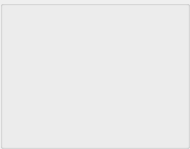
       <widget class="QGroupBox" name="groupBox9">
        <property name="minimumSize">
         <size>
          <width>190</width>
          <height>149</height>
         </size>
        </property>
        <property name="maximumSize">
         <size>
          <width>190</width>
          <height>142</height>
         </size>
        </property>
        <property name="title">
         <string/>
        </property>
        <widget class="MyAvatarLabel" name="label_Avatar9">
         <property name="geometry">
          <rect>
           <x>13</x>
           <y>79</y>
           <width>30</width>
           <height>30</height>
          </rect>
         </property>
         <property name="minimumSize">
          <size>
           <width>30</width>
           <height>30</height>
          </size>
         </property>
         <property name="maximumSize">
          <size>
           <width>30</width>
           <height>30</height>
          </size>
         </property>
         <property name="scaledContents">
          <bool>true</bool>
         </property>
        </widget>
        <widget class="MyNameLabel" name="label_PlayerName9">
         <property name="geometry">
          <rect>
           <x>70</x>
           <y>117</y>
           <width>104</width>
           <height>14</height>
          </rect>
         </property>
         <property name="minimumSize">
          <size>
           <width>0</width>
           <height>14</height>
          </size>
         </property>
         <property name="maximumSize">
          <size>
           <width>16777215</width>
           <height>14</height>
          </size>
         </property>
         <property name="alignment">
          <set>Qt::AlignLeading|Qt::AlignLeft|Qt::AlignTop</set>
         </property>
         <property name="openExternalLinks">
          <bool>true</bool>
         </property>
        </widget>
        <widget class="MySetLabel" name="textLabel_Set9">
         <property name="geometry">
          <rect>
           <x>70</x>
           <y>10</y>
           <width>104</width>
           <height>14</height>
          </rect>
         </property>
         <property name="minimumSize">
          <size>
           <width>0</width>
           <height>14</height>
          </size>
         </property>
         <property name="maximumSize">
          <size>
           <width>16777215</width>
           <height>14</height>
          </size>
         </property>
         <property name="alignment">
          <set>Qt::AlignBottom|Qt::AlignHCenter</set>
         </property>
        </widget>
        <widget class="MyCashLabel" name="textLabel_Cash9">
         <property name="geometry">
          <rect>
           <x>70</x>
           <y>104</y>
           <width>104</width>
           <height>12</height>
          </rect>
         </property>
         <property name="minimumSize">
          <size>
           <width>35</width>
           <height>12</height>
          </size>
         </property>
         <property name="maximumSize">
          <size>
           <width>16777215</width>
           <height>12</height>
          </size>
         </property>
        </widget>
        <widget class="QLabel" name="textLabel_Button9">
         <property name="geometry">
          <rect>
           <x>18</x>
           <y>16</y>
           <width>40</width>
           <height>42</height>
          </rect>
         </property>
         <property name="minimumSize">
          <size>
           <width>40</width>
           <height>42</height>
          </size>
         </property>
         <property name="maximumSize">
          <size>
           <width>40</width>
           <height>42</height>
          </size>
         </property>
         <property name="text">
          <string/>
         </property>
         <property name="scaledContents">
          <bool>true</bool>
         </property>
        </widget>
        <widget class="MyCardsPixmapLabel" name="pixmapLabel_card9a">
         <property name="geometry">
          <rect>
           <x>86</x>
           <y>26</y>
           <width>48</width>
           <height>76</height>
          </rect>
         </property>
         <property name="scaledContents">
          <bool>true</bool>
         </property>
        </widget>
        <widget class="MyCardsPixmapLabel" name="pixmapLabel_card9b">
         <property name="geometry">
          <rect>
           <x>110</x>
           <y>26</y>
           <width>48</width>
           <height>76</height>
          </rect>
         </property>
         <property name="scaledContents">
          <bool>true</bool>
         </property>
        </widget>
        <widget class="MyStatusLabel" name="textLabel_Status9">
         <property name="geometry">
          <rect>
           <x>67</x>
           <y>43</y>
           <width>111</width>
           <height>40</height>
          </rect>
         </property>
         <property name="minimumSize">
          <size>
           <width>0</width>
           <height>20</height>
          </size>
         </property>
         <property name="text">
          <string/>
         </property>
         <property name="alignment">
          <set>Qt::AlignCenter</set>
         </property>
        </widget>
        <widget class="QLabel" name="label_playerTip9">
         <property name="geometry">
          <rect>
           <x>0</x>
           <y>0</y>
           <width>181</width>
           <height>141</height>
          </rect>
         </property>
         <property name="sizePolicy">
          <sizepolicy hsizetype="Expanding" vsizetype="Expanding">
           <horstretch>0</horstretch>
           <verstretch>0</verstretch>
          </sizepolicy>
         </property>
         <property name="minimumSize">
          <size>
           <width>181</width>
           <height>141</height>
          </size>
         </property>
         <property name="text">
          <string notr="true"/>
         </property>
        </widget>
       </widget>
